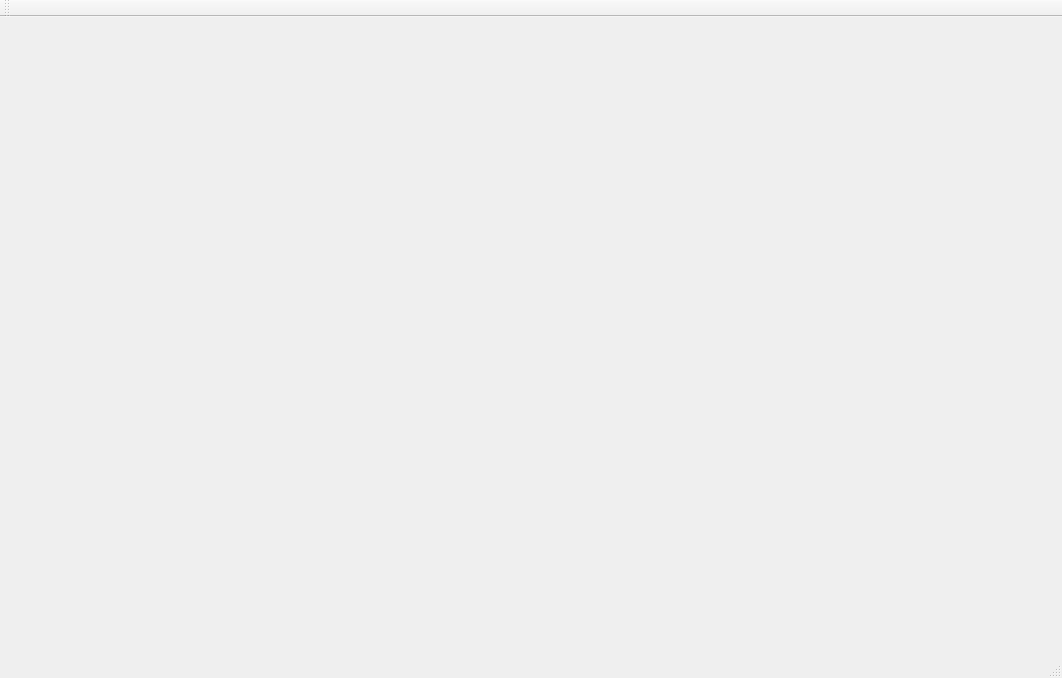
<?xml version="1.0" encoding="UTF-8"?>
<ui version="4.0">
 <class>MainWindow</class>
 <widget class="QMainWindow" name="MainWindow">
  <property name="geometry">
   <rect>
    <x>0</x>
    <y>0</y>
    <width>1062</width>
    <height>678</height>
   </rect>
  </property>
  <property name="windowTitle">
   <string>MainWindow</string>
  </property>
  <widget class="QWidget" name="centralWidget"/>
  <widget class="QMenuBar" name="menuBar">
   <property name="geometry">
    <rect>
     <x>0</x>
     <y>0</y>
     <width>1062</width>
     <height>25</height>
    </rect>
   </property>
  </widget>
  <widget class="QToolBar" name="mainToolBar">
   <attribute name="toolBarArea">
    <enum>TopToolBarArea</enum>
   </attribute>
   <attribute name="toolBarBreak">
    <bool>false</bool>
   </attribute>
  </widget>
  <widget class="QStatusBar" name="statusBar"/>
 </widget>
 <layoutdefault spacing="6" margin="11"/>
 <resources/>
 <connections/>
</ui>
